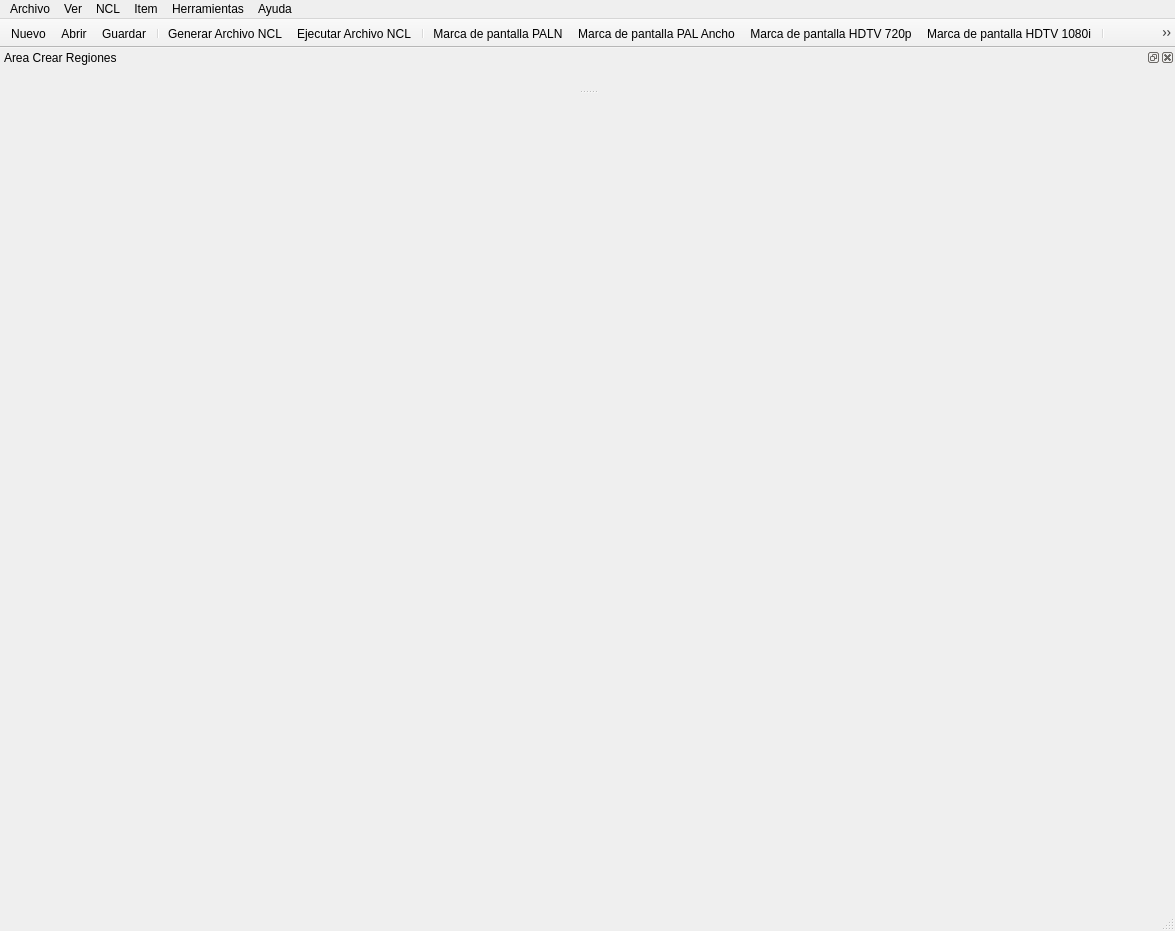
<?xml version="1.0" encoding="UTF-8"?>
<ui version="4.0">
 <class>MainWindow</class>
 <widget class="QMainWindow" name="MainWindow">
  <property name="geometry">
   <rect>
    <x>0</x>
    <y>0</y>
    <width>1175</width>
    <height>931</height>
   </rect>
  </property>
  <property name="windowTitle">
   <string>MainWindow</string>
  </property>
  <property name="dockNestingEnabled">
   <bool>false</bool>
  </property>
  <widget class="QWidget" name="centralWidget">
   <layout class="QHBoxLayout" name="horizontalLayout_2"/>
  </widget>
  <widget class="QToolBar" name="mainToolBar">
   <property name="movable">
    <bool>false</bool>
   </property>
   <property name="floatable">
    <bool>false</bool>
   </property>
   <attribute name="toolBarArea">
    <enum>TopToolBarArea</enum>
   </attribute>
   <attribute name="toolBarBreak">
    <bool>false</bool>
   </attribute>
   <addaction name="actionNuevo"/>
   <addaction name="actionAbrir"/>
   <addaction name="actionGuardar"/>
   <addaction name="separator"/>
   <addaction name="actionGenerar_Archivo_NCL"/>
   <addaction name="actionEjecutar_Archivo_NCL"/>
   <addaction name="separator"/>
   <addaction name="actionPALN"/>
   <addaction name="actionPALAncho"/>
   <addaction name="actionHDTV720"/>
   <addaction name="actionHDTV1080"/>
   <addaction name="separator"/>
   <addaction name="actionRegionPALN"/>
   <addaction name="actionRegionPALAncho"/>
   <addaction name="actionRegionHDTV720p"/>
   <addaction name="actionRegionHDTV1080i"/>
  </widget>
  <widget class="QStatusBar" name="statusBar"/>
  <widget class="QDockWidget" name="dockWidget_2">
   <property name="sizePolicy">
    <sizepolicy hsizetype="Preferred" vsizetype="Preferred">
     <horstretch>0</horstretch>
     <verstretch>200</verstretch>
    </sizepolicy>
   </property>
   <property name="windowTitle">
    <string>Area Crear Regiones</string>
   </property>
   <attribute name="dockWidgetArea">
    <number>4</number>
   </attribute>
   <widget class="QWidget" name="dockWidgetContents_3">
    <layout class="QHBoxLayout" name="horizontalLayout"/>
   </widget>
  </widget>
  <widget class="QMenuBar" name="menuBar">
   <property name="geometry">
    <rect>
     <x>0</x>
     <y>0</y>
     <width>1175</width>
     <height>25</height>
    </rect>
   </property>
   <widget class="QMenu" name="menuArchivo">
    <property name="title">
     <string>Archivo</string>
    </property>
    <addaction name="actionNuevo"/>
    <addaction name="actionAbrir"/>
    <addaction name="actionGuardar"/>
    <addaction name="actionGuardar_Como"/>
    <addaction name="separator"/>
    <addaction name="actionSalir"/>
   </widget>
   <widget class="QMenu" name="menuNCL">
    <property name="title">
     <string>NCL</string>
    </property>
    <addaction name="actionGenerar_Archivo_NCL"/>
    <addaction name="actionEjecutar_Archivo_NCL"/>
   </widget>
   <widget class="QMenu" name="menuItem">
    <property name="title">
     <string>Item</string>
    </property>
    <addaction name="actionEliminar"/>
   </widget>
   <widget class="QMenu" name="menuHerramientas">
    <property name="title">
     <string>Herramientas</string>
    </property>
    <addaction name="actionNavegacion_de_Teclas"/>
    <addaction name="separator"/>
    <addaction name="actionEditar_descripcion_del_proyecto"/>
   </widget>
   <widget class="QMenu" name="menuVer">
    <property name="title">
     <string>Ver</string>
    </property>
    <addaction name="actionPALN"/>
    <addaction name="actionPALAncho"/>
    <addaction name="actionHDTV720"/>
    <addaction name="actionHDTV1080"/>
    <addaction name="separator"/>
    <addaction name="actionRegionPALN"/>
    <addaction name="actionRegionPALAncho"/>
    <addaction name="actionRegionHDTV720p"/>
    <addaction name="actionRegionHDTV1080i"/>
    <addaction name="separator"/>
   </widget>
   <widget class="QMenu" name="menuAyuda">
    <property name="title">
     <string>Ayuda</string>
    </property>
    <addaction name="actionAcerca_de"/>
   </widget>
   <addaction name="menuArchivo"/>
   <addaction name="menuVer"/>
   <addaction name="menuNCL"/>
   <addaction name="menuItem"/>
   <addaction name="menuHerramientas"/>
   <addaction name="menuAyuda"/>
  </widget>
  <action name="actionNuevo">
   <property name="text">
    <string>Nuevo</string>
   </property>
  </action>
  <action name="actionSalir">
   <property name="icon">
    <iconset>
     <normaloff>../EditorNCL-build-desktop/icons/exit.png</normaloff>../EditorNCL-build-desktop/icons/exit.png</iconset>
   </property>
   <property name="text">
    <string>Salir</string>
   </property>
  </action>
  <action name="actionGenerar_Archivo_NCL">
   <property name="text">
    <string>Generar Archivo NCL</string>
   </property>
  </action>
  <action name="actionNewRegion">
   <property name="checkable">
    <bool>true</bool>
   </property>
   <property name="text">
    <string>Nueva Region</string>
   </property>
  </action>
  <action name="actionEliminar">
   <property name="text">
    <string>&amp;Eliminar</string>
   </property>
  </action>
  <action name="actionGuardar">
   <property name="text">
    <string>Guardar</string>
   </property>
  </action>
  <action name="actionGuardar_Como">
   <property name="text">
    <string>Guardar Como...</string>
   </property>
  </action>
  <action name="actionAbrir">
   <property name="text">
    <string>Abrir</string>
   </property>
  </action>
  <action name="actionNavegacion_de_Teclas">
   <property name="text">
    <string>Navegacion del Control</string>
   </property>
  </action>
  <action name="actionFoco_de_Navegacion">
   <property name="text">
    <string>Foco de Navegacion</string>
   </property>
  </action>
  <action name="actionPALN">
   <property name="checkable">
    <bool>false</bool>
   </property>
   <property name="text">
    <string>Marca de pantalla PALN</string>
   </property>
  </action>
  <action name="actionPALAncho">
   <property name="text">
    <string>Marca de pantalla PAL Ancho</string>
   </property>
  </action>
  <action name="actionHDTV720">
   <property name="text">
    <string>Marca de pantalla HDTV 720p</string>
   </property>
  </action>
  <action name="actionHDTV1080">
   <property name="text">
    <string>Marca de pantalla HDTV 1080i</string>
   </property>
  </action>
  <action name="actionRegionPALN">
   <property name="text">
    <string>Relación Región/PALN</string>
   </property>
  </action>
  <action name="actionRegionPALAncho">
   <property name="text">
    <string>Ralción Región/PALAncho</string>
   </property>
  </action>
  <action name="actionRegionHDTV720p">
   <property name="text">
    <string>Ralcion Región/HDTV 720p</string>
   </property>
  </action>
  <action name="actionRegionHDTV1080i">
   <property name="text">
    <string>Relación Región/HDTV 1080i</string>
   </property>
  </action>
  <action name="actionAcerca_de">
   <property name="text">
    <string>Acerca de &quot;CreaTV Digital&quot;</string>
   </property>
  </action>
  <action name="actionEjecutar_Archivo_NCL">
   <property name="text">
    <string>Ejecutar Archivo NCL</string>
   </property>
  </action>
  <action name="actionEditar_descripcion_del_proyecto">
   <property name="text">
    <string>Editar descripcion del proyecto</string>
   </property>
  </action>
 </widget>
 <layoutdefault spacing="6" margin="11"/>
 <resources/>
 <connections/>
 <slots>
  <slot>fileChoserVideo()</slot>
  <slot>fileChoserAudio()</slot>
  <slot>fileChoserImage()</slot>
  <slot>fileChoserText()</slot>
 </slots>
</ui>
